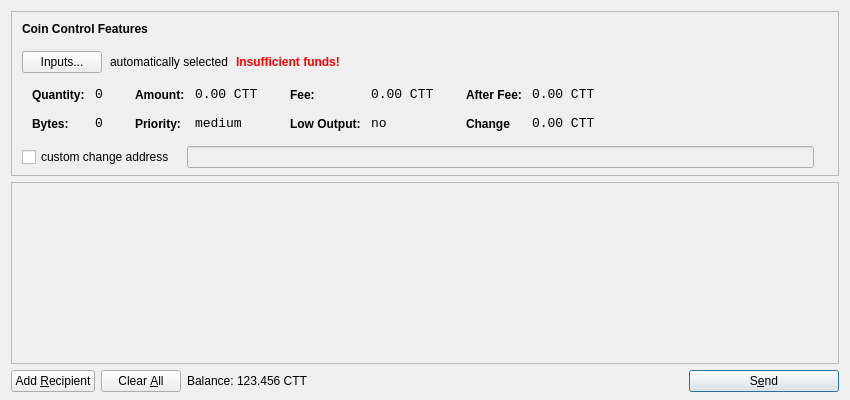
<?xml version="1.0" encoding="UTF-8"?>
<ui version="4.0">
 <class>SendCoinsDialog</class>
 <widget class="QDialog" name="SendCoinsDialog">
  <property name="geometry">
   <rect>
    <x>0</x>
    <y>0</y>
    <width>850</width>
    <height>400</height>
   </rect>
  </property>
  <property name="windowTitle">
   <string>Send Coins</string>
  </property>
  <layout class="QVBoxLayout" name="verticalLayout" stretch="0,1,0">
   <property name="bottomMargin">
    <number>8</number>
   </property>
   <item>
    <widget class="QFrame" name="frameCoinControl">
     <property name="sizePolicy">
      <sizepolicy hsizetype="Expanding" vsizetype="Expanding">
       <horstretch>0</horstretch>
       <verstretch>0</verstretch>
      </sizepolicy>
     </property>
     <property name="maximumSize">
      <size>
       <width>16777215</width>
       <height>16777215</height>
      </size>
     </property>
     <property name="frameShape">
      <enum>QFrame::StyledPanel</enum>
     </property>
     <property name="frameShadow">
      <enum>QFrame::Sunken</enum>
     </property>
     <layout class="QVBoxLayout" name="verticalLayoutCoinControl2">
      <property name="spacing">
       <number>-1</number>
      </property>
      <property name="leftMargin">
       <number>0</number>
      </property>
      <property name="topMargin">
       <number>0</number>
      </property>
      <property name="rightMargin">
       <number>0</number>
      </property>
      <property name="bottomMargin">
       <number>6</number>
      </property>
      <item>
       <layout class="QVBoxLayout" name="verticalLayoutCoinControl" stretch="0,0,0,0,1">
        <property name="spacing">
         <number>0</number>
        </property>
        <property name="leftMargin">
         <number>10</number>
        </property>
        <property name="topMargin">
         <number>10</number>
        </property>
        <item>
         <layout class="QHBoxLayout" name="horizontalLayoutCoinControl1">
          <property name="bottomMargin">
           <number>15</number>
          </property>
          <item>
           <widget class="QLabel" name="labelCoinControlFeatures">
            <property name="sizePolicy">
             <sizepolicy hsizetype="Preferred" vsizetype="Maximum">
              <horstretch>0</horstretch>
              <verstretch>0</verstretch>
             </sizepolicy>
            </property>
            <property name="font">
             <font>
              <weight>75</weight>
              <bold>true</bold>
             </font>
            </property>
            <property name="styleSheet">
             <string notr="true">font-weight:bold;</string>
            </property>
            <property name="text">
             <string>Coin Control Features</string>
            </property>
           </widget>
          </item>
         </layout>
        </item>
        <item>
         <layout class="QHBoxLayout" name="horizontalLayoutCoinControl2" stretch="0,0,0,0">
          <property name="spacing">
           <number>8</number>
          </property>
          <property name="bottomMargin">
           <number>10</number>
          </property>
          <item>
           <widget class="QPushButton" name="pushButtonCoinControl">
            <property name="styleSheet">
             <string notr="true"/>
            </property>
            <property name="text">
             <string>Inputs...</string>
            </property>
           </widget>
          </item>
          <item>
           <widget class="QLabel" name="labelCoinControlAutomaticallySelected">
            <property name="text">
             <string>automatically selected</string>
            </property>
            <property name="margin">
             <number>5</number>
            </property>
           </widget>
          </item>
          <item>
           <widget class="QLabel" name="labelCoinControlInsuffFunds">
            <property name="font">
             <font>
              <weight>75</weight>
              <bold>true</bold>
             </font>
            </property>
            <property name="styleSheet">
             <string notr="true">color:red;font-weight:bold;</string>
            </property>
            <property name="text">
             <string>Insufficient funds!</string>
            </property>
            <property name="margin">
             <number>5</number>
            </property>
           </widget>
          </item>
          <item>
           <spacer name="horizontalSpacerCoinControl">
            <property name="orientation">
             <enum>Qt::Horizontal</enum>
            </property>
            <property name="sizeHint" stdset="0">
             <size>
              <width>40</width>
              <height>1</height>
             </size>
            </property>
           </spacer>
          </item>
         </layout>
        </item>
        <item>
         <widget class="QWidget" name="widgetCoinControl" native="true">
          <property name="sizePolicy">
           <sizepolicy hsizetype="Preferred" vsizetype="Preferred">
            <horstretch>0</horstretch>
            <verstretch>0</verstretch>
           </sizepolicy>
          </property>
          <property name="minimumSize">
           <size>
            <width>0</width>
            <height>0</height>
           </size>
          </property>
          <property name="styleSheet">
           <string notr="true"/>
          </property>
          <layout class="QHBoxLayout" name="horizontalLayoutCoinControl5">
           <property name="margin">
            <number>0</number>
           </property>
           <item>
            <layout class="QHBoxLayout" name="horizontalLayoutCoinControl3" stretch="0,0,0,1">
             <property name="spacing">
              <number>20</number>
             </property>
             <property name="topMargin">
              <number>0</number>
             </property>
             <property name="bottomMargin">
              <number>10</number>
             </property>
             <item>
              <layout class="QFormLayout" name="formLayoutCoinControl1">
               <property name="horizontalSpacing">
                <number>10</number>
               </property>
               <property name="verticalSpacing">
                <number>14</number>
               </property>
               <property name="leftMargin">
                <number>10</number>
               </property>
               <property name="topMargin">
                <number>4</number>
               </property>
               <property name="rightMargin">
                <number>6</number>
               </property>
               <item row="0" column="0">
                <widget class="QLabel" name="labelCoinControlQuantityText">
                 <property name="styleSheet">
                  <string notr="true">font-weight:bold;</string>
                 </property>
                 <property name="text">
                  <string>Quantity:</string>
                 </property>
                 <property name="margin">
                  <number>0</number>
                 </property>
                </widget>
               </item>
               <item row="0" column="1">
                <widget class="QLabel" name="labelCoinControlQuantity">
                 <property name="font">
                  <font>
                   <family>Monospace</family>
                   <pointsize>10</pointsize>
                  </font>
                 </property>
                 <property name="cursor">
                  <cursorShape>IBeamCursor</cursorShape>
                 </property>
                 <property name="contextMenuPolicy">
                  <enum>Qt::ActionsContextMenu</enum>
                 </property>
                 <property name="text">
                  <string>0</string>
                 </property>
                 <property name="margin">
                  <number>0</number>
                 </property>
                 <property name="textInteractionFlags">
                  <set>Qt::LinksAccessibleByMouse|Qt::TextSelectableByKeyboard|Qt::TextSelectableByMouse</set>
                 </property>
                </widget>
               </item>
               <item row="1" column="0">
                <widget class="QLabel" name="labelCoinControlBytesText">
                 <property name="styleSheet">
                  <string notr="true">font-weight:bold;</string>
                 </property>
                 <property name="text">
                  <string>Bytes:</string>
                 </property>
                </widget>
               </item>
               <item row="1" column="1">
                <widget class="QLabel" name="labelCoinControlBytes">
                 <property name="font">
                  <font>
                   <family>Monospace</family>
                   <pointsize>10</pointsize>
                  </font>
                 </property>
                 <property name="cursor">
                  <cursorShape>IBeamCursor</cursorShape>
                 </property>
                 <property name="contextMenuPolicy">
                  <enum>Qt::ActionsContextMenu</enum>
                 </property>
                 <property name="text">
                  <string>0</string>
                 </property>
                 <property name="textInteractionFlags">
                  <set>Qt::LinksAccessibleByMouse|Qt::TextSelectableByKeyboard|Qt::TextSelectableByMouse</set>
                 </property>
                </widget>
               </item>
              </layout>
             </item>
             <item>
              <layout class="QFormLayout" name="formLayoutCoinControl2">
               <property name="horizontalSpacing">
                <number>10</number>
               </property>
               <property name="verticalSpacing">
                <number>14</number>
               </property>
               <property name="leftMargin">
                <number>6</number>
               </property>
               <property name="topMargin">
                <number>4</number>
               </property>
               <property name="rightMargin">
                <number>6</number>
               </property>
               <item row="0" column="0">
                <widget class="QLabel" name="labelCoinControlAmountText">
                 <property name="styleSheet">
                  <string notr="true">font-weight:bold;</string>
                 </property>
                 <property name="text">
                  <string>Amount:</string>
                 </property>
                 <property name="margin">
                  <number>0</number>
                 </property>
                </widget>
               </item>
               <item row="0" column="1">
                <widget class="QLabel" name="labelCoinControlAmount">
                 <property name="font">
                  <font>
                   <family>Monospace</family>
                   <pointsize>10</pointsize>
                  </font>
                 </property>
                 <property name="cursor">
                  <cursorShape>IBeamCursor</cursorShape>
                 </property>
                 <property name="contextMenuPolicy">
                  <enum>Qt::ActionsContextMenu</enum>
                 </property>
                 <property name="text">
                  <string>0.00 CTT</string>
                 </property>
                 <property name="textInteractionFlags">
                  <set>Qt::LinksAccessibleByMouse|Qt::TextSelectableByKeyboard|Qt::TextSelectableByMouse</set>
                 </property>
                </widget>
               </item>
               <item row="1" column="0">
                <widget class="QLabel" name="labelCoinControlPriorityText">
                 <property name="styleSheet">
                  <string notr="true">font-weight:bold;</string>
                 </property>
                 <property name="text">
                  <string>Priority:</string>
                 </property>
                </widget>
               </item>
               <item row="1" column="1">
                <widget class="QLabel" name="labelCoinControlPriority">
                 <property name="font">
                  <font>
                   <family>Monospace</family>
                   <pointsize>10</pointsize>
                  </font>
                 </property>
                 <property name="cursor">
                  <cursorShape>IBeamCursor</cursorShape>
                 </property>
                 <property name="contextMenuPolicy">
                  <enum>Qt::ActionsContextMenu</enum>
                 </property>
                 <property name="text">
                  <string>medium</string>
                 </property>
                 <property name="textInteractionFlags">
                  <set>Qt::LinksAccessibleByMouse|Qt::TextSelectableByKeyboard|Qt::TextSelectableByMouse</set>
                 </property>
                </widget>
               </item>
              </layout>
             </item>
             <item>
              <layout class="QFormLayout" name="formLayoutCoinControl3">
               <property name="horizontalSpacing">
                <number>10</number>
               </property>
               <property name="verticalSpacing">
                <number>14</number>
               </property>
               <property name="leftMargin">
                <number>6</number>
               </property>
               <property name="topMargin">
                <number>4</number>
               </property>
               <property name="rightMargin">
                <number>6</number>
               </property>
               <item row="0" column="0">
                <widget class="QLabel" name="labelCoinControlFeeText">
                 <property name="styleSheet">
                  <string notr="true">font-weight:bold;</string>
                 </property>
                 <property name="text">
                  <string>Fee:</string>
                 </property>
                 <property name="margin">
                  <number>0</number>
                 </property>
                </widget>
               </item>
               <item row="0" column="1">
                <widget class="QLabel" name="labelCoinControlFee">
                 <property name="font">
                  <font>
                   <family>Monospace</family>
                   <pointsize>10</pointsize>
                  </font>
                 </property>
                 <property name="cursor">
                  <cursorShape>IBeamCursor</cursorShape>
                 </property>
                 <property name="contextMenuPolicy">
                  <enum>Qt::ActionsContextMenu</enum>
                 </property>
                 <property name="text">
                  <string>0.00 CTT</string>
                 </property>
                 <property name="textInteractionFlags">
                  <set>Qt::LinksAccessibleByMouse|Qt::TextSelectableByKeyboard|Qt::TextSelectableByMouse</set>
                 </property>
                </widget>
               </item>
               <item row="1" column="0">
                <widget class="QLabel" name="labelCoinControlLowOutputText">
                 <property name="styleSheet">
                  <string notr="true">font-weight:bold;</string>
                 </property>
                 <property name="text">
                  <string>Low Output:</string>
                 </property>
                </widget>
               </item>
               <item row="1" column="1">
                <widget class="QLabel" name="labelCoinControlLowOutput">
                 <property name="font">
                  <font>
                   <family>Monospace</family>
                   <pointsize>10</pointsize>
                  </font>
                 </property>
                 <property name="cursor">
                  <cursorShape>IBeamCursor</cursorShape>
                 </property>
                 <property name="contextMenuPolicy">
                  <enum>Qt::ActionsContextMenu</enum>
                 </property>
                 <property name="text">
                  <string>no</string>
                 </property>
                 <property name="textInteractionFlags">
                  <set>Qt::LinksAccessibleByMouse|Qt::TextSelectableByKeyboard|Qt::TextSelectableByMouse</set>
                 </property>
                </widget>
               </item>
              </layout>
             </item>
             <item>
              <layout class="QFormLayout" name="formLayoutCoinControl4">
               <property name="horizontalSpacing">
                <number>10</number>
               </property>
               <property name="verticalSpacing">
                <number>14</number>
               </property>
               <property name="leftMargin">
                <number>6</number>
               </property>
               <property name="topMargin">
                <number>4</number>
               </property>
               <property name="rightMargin">
                <number>6</number>
               </property>
               <item row="0" column="0">
                <widget class="QLabel" name="labelCoinControlAfterFeeText">
                 <property name="styleSheet">
                  <string notr="true">font-weight:bold;</string>
                 </property>
                 <property name="text">
                  <string>After Fee:</string>
                 </property>
                 <property name="margin">
                  <number>0</number>
                 </property>
                </widget>
               </item>
               <item row="0" column="1">
                <widget class="QLabel" name="labelCoinControlAfterFee">
                 <property name="font">
                  <font>
                   <family>Monospace</family>
                   <pointsize>10</pointsize>
                  </font>
                 </property>
                 <property name="cursor">
                  <cursorShape>IBeamCursor</cursorShape>
                 </property>
                 <property name="contextMenuPolicy">
                  <enum>Qt::ActionsContextMenu</enum>
                 </property>
                 <property name="text">
                  <string>0.00 CTT</string>
                 </property>
                 <property name="textInteractionFlags">
                  <set>Qt::LinksAccessibleByMouse|Qt::TextSelectableByKeyboard|Qt::TextSelectableByMouse</set>
                 </property>
                </widget>
               </item>
               <item row="1" column="0">
                <widget class="QLabel" name="labelCoinControlChangeText">
                 <property name="styleSheet">
                  <string notr="true">font-weight:bold;</string>
                 </property>
                 <property name="text">
                  <string>Change</string>
                 </property>
                </widget>
               </item>
               <item row="1" column="1">
                <widget class="QLabel" name="labelCoinControlChange">
                 <property name="font">
                  <font>
                   <family>Monospace</family>
                   <pointsize>10</pointsize>
                  </font>
                 </property>
                 <property name="cursor">
                  <cursorShape>IBeamCursor</cursorShape>
                 </property>
                 <property name="contextMenuPolicy">
                  <enum>Qt::ActionsContextMenu</enum>
                 </property>
                 <property name="text">
                  <string>0.00 CTT</string>
                 </property>
                 <property name="textInteractionFlags">
                  <set>Qt::LinksAccessibleByMouse|Qt::TextSelectableByKeyboard|Qt::TextSelectableByMouse</set>
                 </property>
                </widget>
               </item>
              </layout>
             </item>
            </layout>
           </item>
          </layout>
         </widget>
        </item>
        <item>
         <layout class="QHBoxLayout" name="horizontalLayoutCoinControl4" stretch="0,0,0">
          <property name="spacing">
           <number>12</number>
          </property>
          <property name="sizeConstraint">
           <enum>QLayout::SetDefaultConstraint</enum>
          </property>
          <property name="topMargin">
           <number>5</number>
          </property>
          <property name="rightMargin">
           <number>5</number>
          </property>
          <item>
           <widget class="QCheckBox" name="checkBoxCoinControlChange">
            <property name="text">
             <string>custom change address</string>
            </property>
           </widget>
          </item>
          <item>
           <widget class="QLineEdit" name="lineEditCoinControlChange">
            <property name="enabled">
             <bool>false</bool>
            </property>
            <property name="sizePolicy">
             <sizepolicy hsizetype="Expanding" vsizetype="Fixed">
              <horstretch>0</horstretch>
              <verstretch>0</verstretch>
             </sizepolicy>
            </property>
           </widget>
          </item>
          <item>
           <widget class="QLabel" name="labelCoinControlChangeLabel">
            <property name="sizePolicy">
             <sizepolicy hsizetype="Preferred" vsizetype="Expanding">
              <horstretch>0</horstretch>
              <verstretch>0</verstretch>
             </sizepolicy>
            </property>
            <property name="minimumSize">
             <size>
              <width>0</width>
              <height>0</height>
             </size>
            </property>
            <property name="text">
             <string/>
            </property>
            <property name="margin">
             <number>3</number>
            </property>
           </widget>
          </item>
         </layout>
        </item>
        <item>
         <spacer name="verticalSpacerCoinControl">
          <property name="orientation">
           <enum>Qt::Vertical</enum>
          </property>
          <property name="sizeHint" stdset="0">
           <size>
            <width>800</width>
            <height>1</height>
           </size>
          </property>
         </spacer>
        </item>
       </layout>
      </item>
     </layout>
    </widget>
   </item>
   <item>
    <widget class="QScrollArea" name="scrollArea">
     <property name="widgetResizable">
      <bool>true</bool>
     </property>
     <widget class="QWidget" name="scrollAreaWidgetContents">
      <property name="geometry">
       <rect>
        <x>0</x>
        <y>0</y>
        <width>830</width>
        <height>165</height>
       </rect>
      </property>
      <layout class="QVBoxLayout" name="verticalLayout_2">
       <property name="margin">
        <number>0</number>
       </property>
       <item>
        <layout class="QVBoxLayout" name="entries">
         <property name="spacing">
          <number>6</number>
         </property>
        </layout>
       </item>
       <item>
        <spacer name="verticalSpacer">
         <property name="orientation">
          <enum>Qt::Vertical</enum>
         </property>
         <property name="sizeHint" stdset="0">
          <size>
           <width>20</width>
           <height>40</height>
          </size>
         </property>
        </spacer>
       </item>
      </layout>
     </widget>
    </widget>
   </item>
   <item>
    <layout class="QHBoxLayout" name="horizontalLayout">
     <item>
      <widget class="QPushButton" name="addButton">
       <property name="toolTip">
        <string>Send to multiple recipients at once</string>
       </property>
       <property name="text">
        <string>Add &amp;Recipient</string>
       </property>
       <property name="icon">
        <iconset resource="../bitcoin.qrc">
         <normaloff>:/icons/add</normaloff>:/icons/add</iconset>
       </property>
       <property name="autoDefault">
        <bool>false</bool>
       </property>
      </widget>
     </item>
     <item>
      <widget class="QPushButton" name="clearButton">
       <property name="sizePolicy">
        <sizepolicy hsizetype="Minimum" vsizetype="Fixed">
         <horstretch>0</horstretch>
         <verstretch>0</verstretch>
        </sizepolicy>
       </property>
       <property name="toolTip">
        <string>Remove all transaction fields</string>
       </property>
       <property name="text">
        <string>Clear &amp;All</string>
       </property>
       <property name="icon">
        <iconset resource="../bitcoin.qrc">
         <normaloff>:/icons/remove</normaloff>:/icons/remove</iconset>
       </property>
       <property name="autoRepeatDelay">
        <number>300</number>
       </property>
       <property name="autoDefault">
        <bool>false</bool>
       </property>
      </widget>
     </item>
     <item>
      <layout class="QHBoxLayout" name="horizontalLayout_2">
       <property name="spacing">
        <number>3</number>
       </property>
       <item>
        <widget class="QLabel" name="label">
         <property name="sizePolicy">
          <sizepolicy hsizetype="Preferred" vsizetype="Fixed">
           <horstretch>0</horstretch>
           <verstretch>0</verstretch>
          </sizepolicy>
         </property>
         <property name="text">
          <string>Balance:</string>
         </property>
        </widget>
       </item>
       <item>
        <widget class="QLabel" name="labelBalance">
         <property name="sizePolicy">
          <sizepolicy hsizetype="Preferred" vsizetype="Fixed">
           <horstretch>0</horstretch>
           <verstretch>0</verstretch>
          </sizepolicy>
         </property>
         <property name="cursor">
          <cursorShape>IBeamCursor</cursorShape>
         </property>
         <property name="text">
          <string>123.456 CTT</string>
         </property>
         <property name="textInteractionFlags">
          <set>Qt::LinksAccessibleByMouse|Qt::TextSelectableByKeyboard|Qt::TextSelectableByMouse</set>
         </property>
        </widget>
       </item>
      </layout>
     </item>
     <item>
      <spacer name="horizontalSpacer">
       <property name="orientation">
        <enum>Qt::Horizontal</enum>
       </property>
       <property name="sizeHint" stdset="0">
        <size>
         <width>40</width>
         <height>20</height>
        </size>
       </property>
      </spacer>
     </item>
     <item>
      <widget class="QPushButton" name="sendButton">
       <property name="minimumSize">
        <size>
         <width>150</width>
         <height>0</height>
        </size>
       </property>
       <property name="toolTip">
        <string>Confirm the send action</string>
       </property>
       <property name="text">
        <string>S&amp;end</string>
       </property>
       <property name="icon">
        <iconset resource="../bitcoin.qrc">
         <normaloff>:/icons/send</normaloff>:/icons/send</iconset>
       </property>
       <property name="default">
        <bool>true</bool>
       </property>
      </widget>
     </item>
    </layout>
   </item>
  </layout>
 </widget>
 <resources>
  <include location="../bitcoin.qrc"/>
 </resources>
 <connections/>
</ui>
